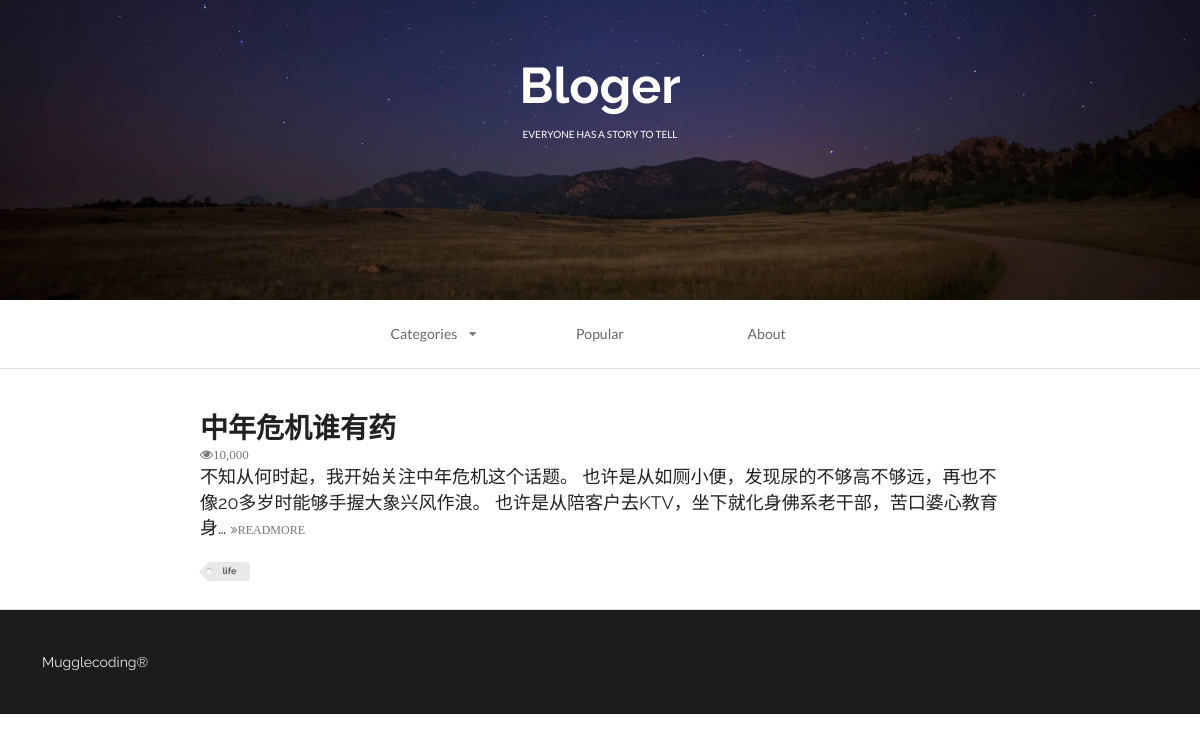
Page /index/?tag=life on the committed database.
### redmine_web/models.py (models this page shows, shortened)
class Ariticle(models.Model):
    headline = models.CharField(null=True, blank=True, max_length=500)
    content = models.TextField(null=True, blank=True)
    TAG_CHOICE = (
        ('tech', 'Tech'),
        ('life', 'Life')
    )
    tag = models.CharField(null=True, blank=True, max_length=500, choices=TAG_CHOICE)

### redmine_web/views.py (the view)
# urls.py: path('index/', index, name='index'),
def index(request):
    queryset = request.GET.get('tag')
    if queryset:
        article_list = Ariticle.objects.filter(tag=queryset)
    else:
        article_list = Ariticle.objects.all()
    context = {}
    context['article_list1'] = article_list
    index_page = render(request, 'first_web_2.html', context)
    return index_page

### templates/first_web_2.html (shortened to what this page needs)
<!DOCTYPE html>
{% load staticfiles %}
<html>
    <head>
        <link rel="stylesheet" href="{% static 'css/semantic.css' %}"  media="screen" title="no title" charset="utf-8">
    </head>
    <body>
        <div class="ui inverted vertical  segment masthead">
            <h1 class="ui center aligned header blogslogon" style="font-size:50px;font-family: 'Raleway', sans-serif!important;">
                Bloger
                <p class="ui sub header">
                    everyone has a story to tell
                </p>
            </h1>
        </div>
        <div class="ui container nav">
            <div class="ui borderless text three item menu ">
                <div class="ui simple dropdown  item">
                    Categories
                    <i class="dropdown icon"></i>
                </div>
                <a class="item">
                    Popular
                </a>
                <a class="item">
                    About
                </a>
            </div>
        </div>
        <div class="ui divider"></div>
        <div class="ui  vertical segment">
            {% for article in article_list1 %}
                <div class="ui container vertical segment">
                    <a href="#">
                        <h1 class="ui header">
                            {{ article.headline }}
                        </h1>
                    </a>
                    <i class="icon grey small unhide">10,000</i>
                    <p>
                        {{ article.content | truncatechars:100 }}
                        <a href="#">
                            <i class="angle tiny double grey right icon">READMORE</i>
                        </a>
                    </p>
                    <div class="ui mini  tag label">
                        {{ article.tag }}
                    </div>
                </div>
            {% endfor %}
        </div>
        <div class="ui inverted  vertical very padded  segment">
            Mugglecoding®
        </div>
    </body>
</html>

### rows in the picture
Ariticle: headline "中年危机谁有药", content "不知从何时起，我开始关注中年危机这个话题。 也许是从如厕小便，发现尿的不够高不够远，再也不像20多岁时能够手握大象兴风作浪。 也许是从陪客户去KTV，坐下就化身佛系老干部，苦口婆心教育身…", tag "life"
